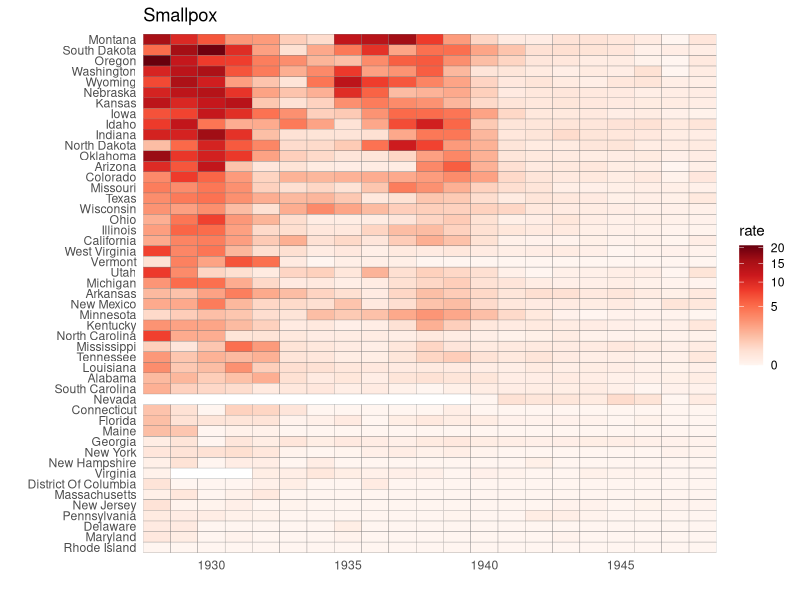
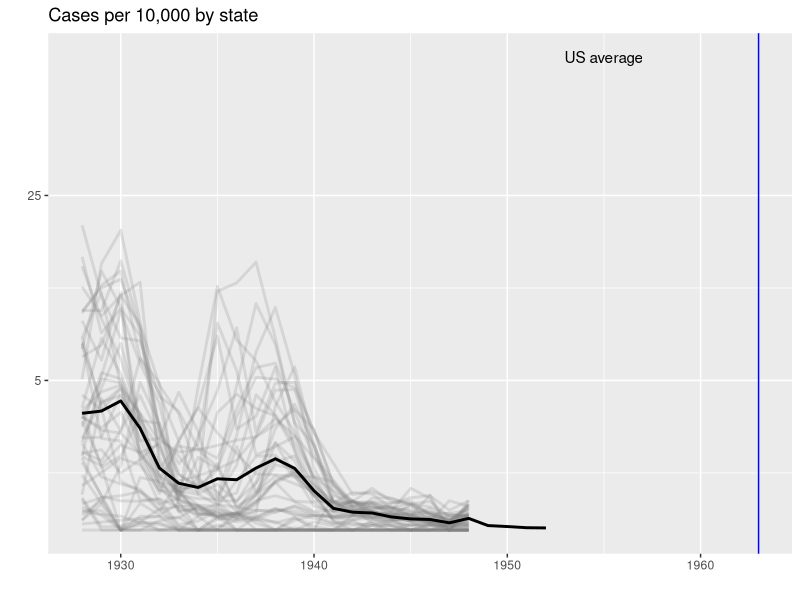
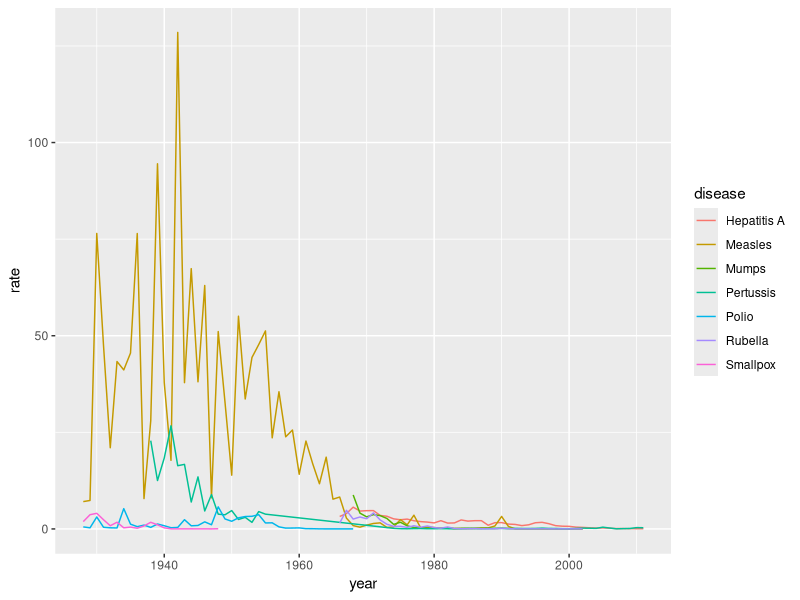
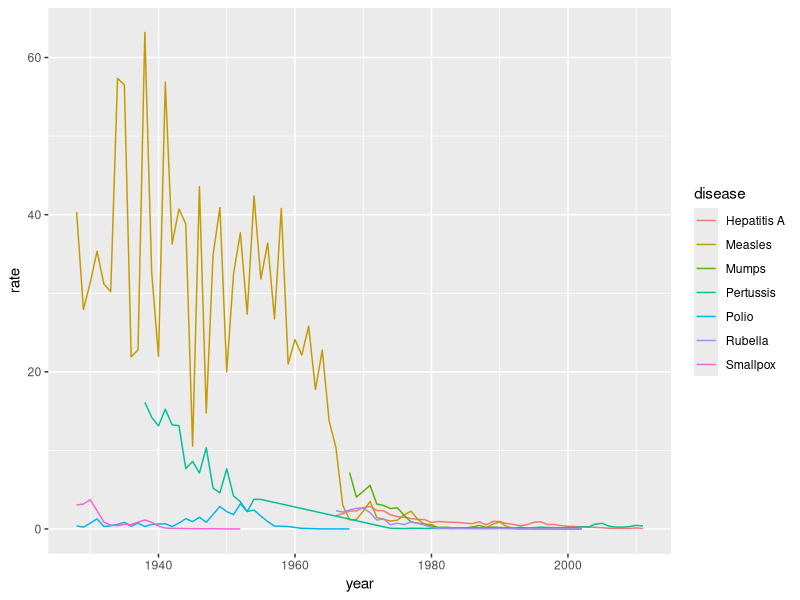

R code for these plots, in order:
## ---- chunk 1
knitr::opts_chunk$set(echo = TRUE)
## ---- chunk 2
library(dplyr)
library(ggplot2)
library(RColorBrewer)
library(dslabs)
data(us_contagious_diseases)

the_disease = "Smallpox"
dat <- us_contagious_diseases %>% 
   filter(!state%in%c("Hawaii","Alaska") & disease == the_disease & weeks_reporting>=10) %>% 
   mutate(rate = count / population * 10000) %>% 
   mutate(state = reorder(state, rate))

dat %>% ggplot(aes(year, state, fill = rate)) + 
  geom_tile(color = "grey50") + 
  scale_x_continuous(expand=c(0,0)) + 
  scale_fill_gradientn(colors = brewer.pal(9, "Reds"), trans = "sqrt") + 
  theme_minimal() + 
  theme(panel.grid = element_blank()) + 
  ggtitle(the_disease) + 
  ylab("") + 
  xlab("")
## ---- chunk 3
library(dplyr)
library(ggplot2)
library(dslabs)
library(RColorBrewer)
data(us_contagious_diseases)

the_disease = "Smallpox"
dat <- us_contagious_diseases %>%
   filter(!state%in%c("Hawaii","Alaska") & disease == the_disease & weeks_reporting>=10) %>%
   mutate(rate = count / population * 10000) %>%
   mutate(state = reorder(state, rate))

avg <- us_contagious_diseases %>%
  filter(disease==the_disease) %>% group_by(year) %>%
  summarize(us_rate = sum(count, na.rm=TRUE)/sum(population, na.rm=TRUE)*10000)

dat %>% ggplot() +
  geom_line(aes(year, rate, group = state),  color = "grey50", 
            show.legend = FALSE, alpha = 0.2, size = 1) +
  geom_line(mapping = aes(year, us_rate),  data = avg, size = 1, color = "black") +
  scale_y_continuous(trans = "sqrt", breaks = c(5,25,125,300)) + 
  ggtitle("Cases per 10,000 by state") + 
  xlab("") + 
  ylab("") +
  geom_text(data = data.frame(x=1955, y=50), mapping = aes(x, y, label="US average"), color="black") + 
  geom_vline(xintercept=1963, col = "blue")
## ---- chunk 4
library(dplyr)
library(ggplot2)
library(dslabs)
library(RColorBrewer)
data(us_contagious_diseases)

us_contagious_diseases %>% filter(state=="California" & weeks_reporting>=10) %>% 
  group_by(year, disease) %>%
  summarize(rate = sum(count)/sum(population)*10000) %>%
  ggplot(aes(year, rate, color=disease)) + 
  geom_line()
## ---- chunk 5
library(dplyr)
library(ggplot2)
library(dslabs)
library(RColorBrewer)
data(us_contagious_diseases)

us_contagious_diseases %>% filter(!is.na(population)) %>% 
  group_by(year, disease) %>%
  summarize(rate = sum(count)/sum(population)*10000) %>%
  ggplot(aes(year, rate, color=disease)) + 
  geom_line()
